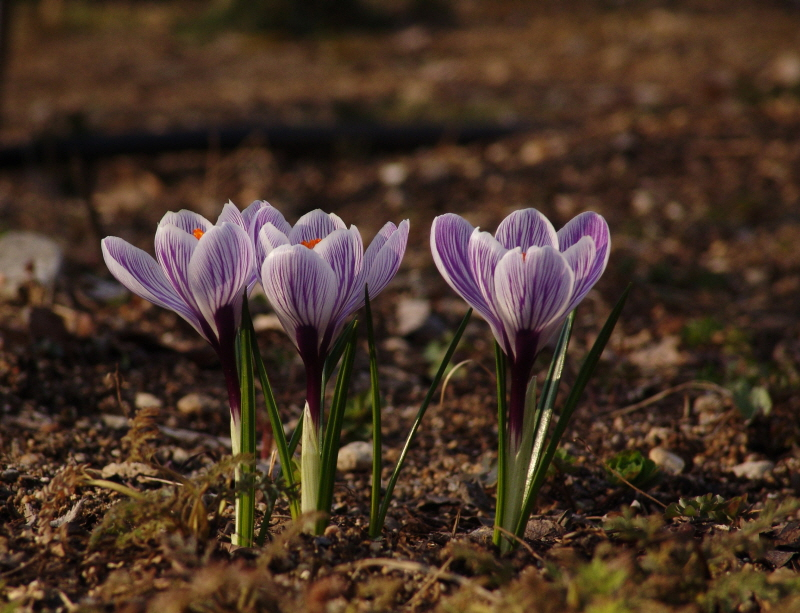
//> input picture TrackBar/flower.jpg, 800 x 613 px
$ ./main   (built with g++ and OpenCV 4)
//> lines starting //> are read from the running program, lines starting //| are printed output that depends on the picture; after the words box and inside, x2 and y2 are one past the last pixel; in counts of white or black regions, pixels touching at a corner belong together
/*
	윈도우에 트랙바 만들기
	이진화, 디졸브 합성
*/
#include <opencv2\opencv.hpp>
#include <opencvLibs.h>			// 개인 설정

#include <iostream>


void binTracker(int val, void *data) {
	cv::Mat l_Img = *(cv::Mat *)data;
	cv::Mat l_Res;
	cv::threshold(l_Img, l_Res, val, 255, cv::THRESH_BINARY);
	cv::imshow("binary", l_Res);
}

// 두 이미지를 담고있는 구조체
class PairImg {
public:
	cv::Mat A, B;
	PairImg(const cv::Mat &a, const cv::Mat &b) {
		A = a.clone();
		B = b.clone();
	}
};

void dissolveTracker(int val, void *data) {
	PairImg l_Data = *(PairImg *)data;
	double alpha = (double)val / 100;
	double beta = (1.0 - alpha);

	if (l_Data.A.size() != l_Data.B.size()) {
		cv::resize(l_Data.B, l_Data.B, l_Data.A.size());
	}

	cv::Mat l_Res;
	// 두 이미지의 크기가 같아야한다.
	// A와 B를 alpha : beta 비로 섞어서 준다.
	cv::addWeighted(l_Data.A, alpha, l_Data.B, beta, 1.0, l_Res);
	cv::imshow("dissolve", l_Res);
}

int main() {
	cv::Mat m_Img = cv::imread("flower.jpg", cv::IMREAD_GRAYSCALE);
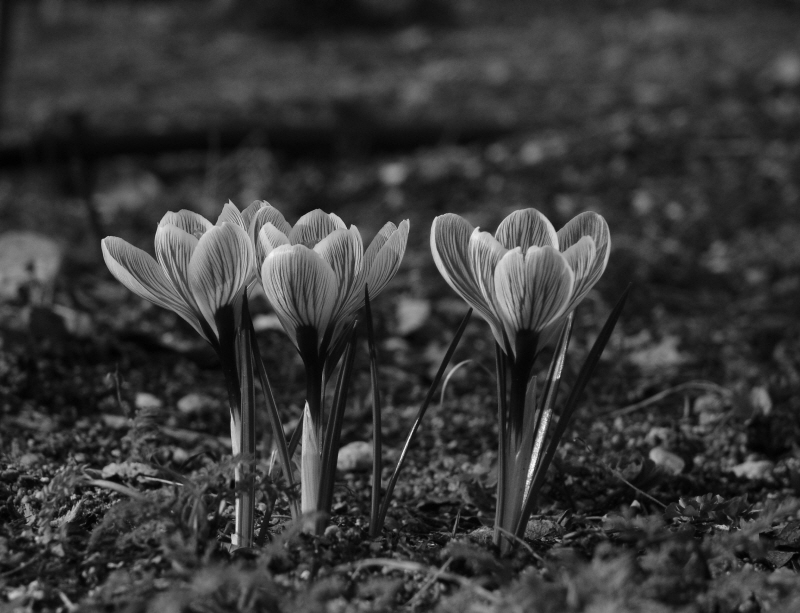
//> m_Img: 613 rows x 800 cols, CV_8UC1; min 0, max 247, mean 56.8
	cv::namedWindow("binary");
	cv::moveWindow("binary", 10, 10);

	int m_ThresholdVal = 128;
	// 트랙바의 이름, 위치할 윈도우의 이름, 트랙바의 위치를 담을 변수, 최대값,
	// 작동을 할 함수, 넘겨줄 void * 를 넣어 트랙바를 만든다.
	cv::createTrackbar("임계값", "binary", &m_ThresholdVal, 255, binTracker, &m_Img);
	// 초기 생성하면 트랙바의 기능이 적용되어있지 않아 작동을 한번 시켜준다.
	binTracker(m_ThresholdVal, &m_Img);
//> in binTracker, `cv::threshold(l_Img, l_Res, val, 255, cv::THRESH_BINARY);`:
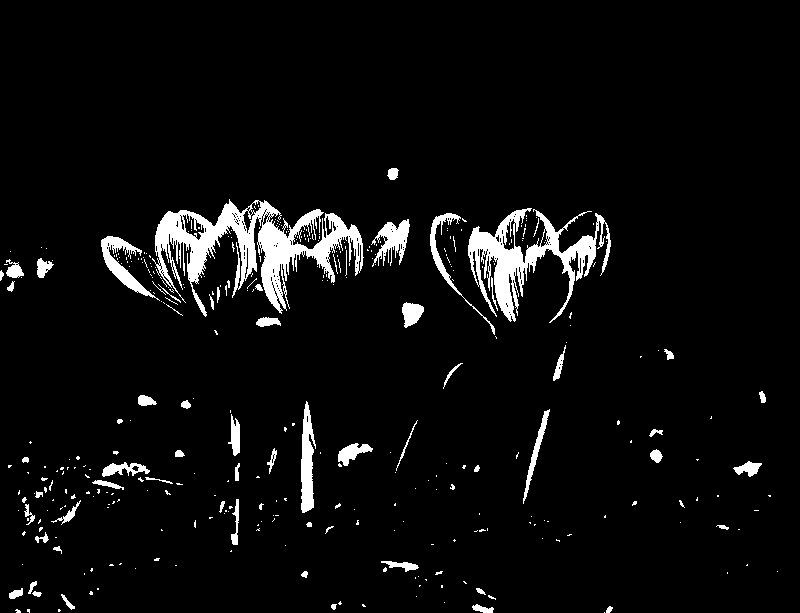
//> l_Res: 613 rows x 800 cols, CV_8UC1; 5.1% white; 361 white regions (297 under 20 px), largest, box (x1, y1, x2, y2) and area: (152, 199, 364, 317) 8715, (468, 208, 611, 323) 5320, (301, 401, 316, 513) 1093

	// 트랙바 함수에 데이터를 넘겨줄 때 (void *)하나라 두 이미지를 넘겨주기 위해
	// 불러온 두 이미지를 하나의 구조체에 담는다.
	PairImg datas(cv::imread("bike.jpg"), cv::imread("holse.JPG"));
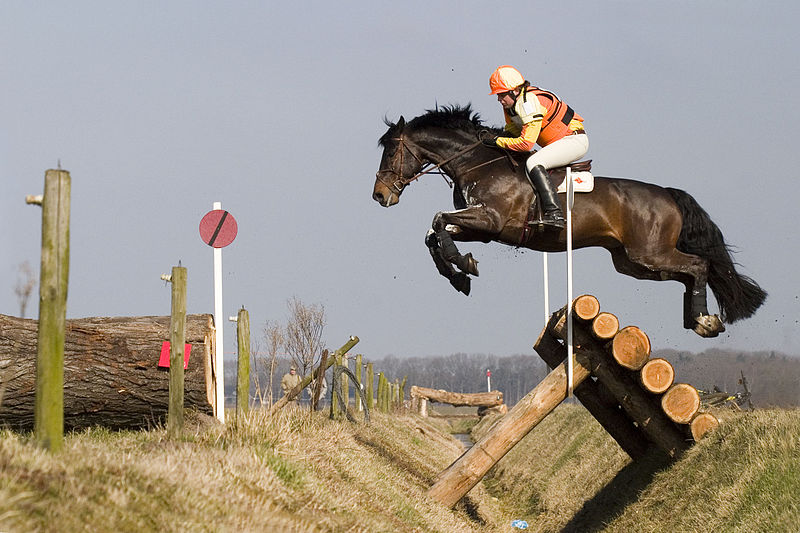
//> input picture TrackBar/holse.JPG, 800 x 533 px
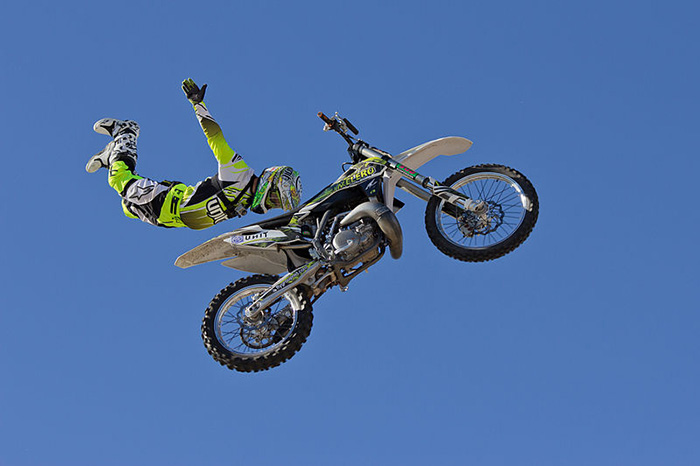
//> input picture TrackBar/bike.jpg, 700 x 466 px
//> in PairImg, A is the input picture: 466 rows x 700 cols, CV_8UC3; mean B, G, R 166.7, 113.6, 79.3
//> in PairImg, B is the input picture: 533 rows x 800 cols, CV_8UC3; mean B, G, R 137.5, 147.6, 155.5
	cv::namedWindow("dissolve");
	cv::moveWindow("dissolve", 10 + m_Img.cols + 20, 10);

	int m_DissolveVal = 50;
	cv::createTrackbar("혼합계수", "dissolve", &m_DissolveVal, 100, dissolveTracker, &datas);
	dissolveTracker(m_DissolveVal, &datas);
//> in dissolveTracker, `cv::addWeighted(l_Data.A, alpha, l_Data.B, beta, 1.0, l_Res);`:
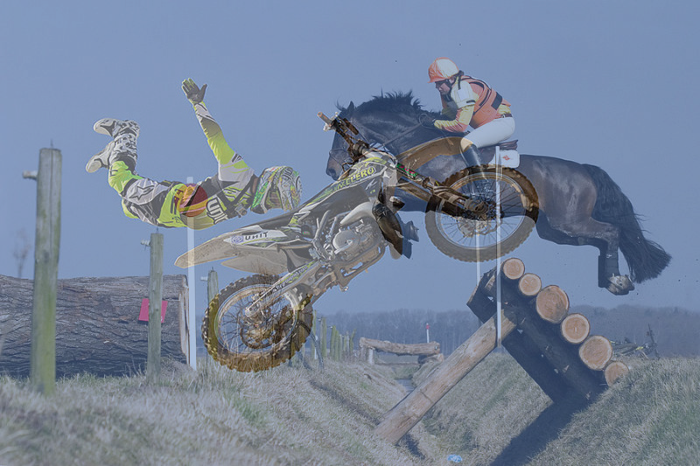
//> l_Res: 466 rows x 700 cols, CV_8UC3; mean B, G, R 153.1, 131.6, 118.4

	cv::waitKey();

	return 0;
}
